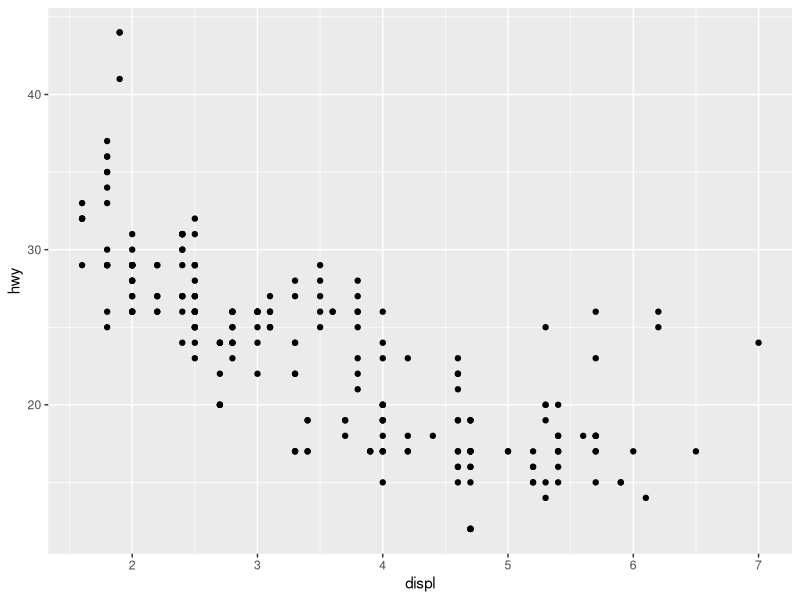
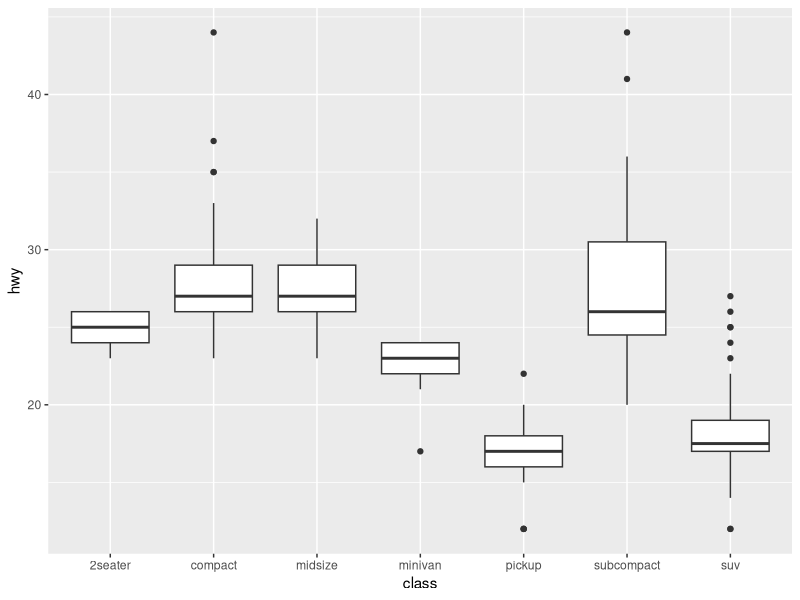
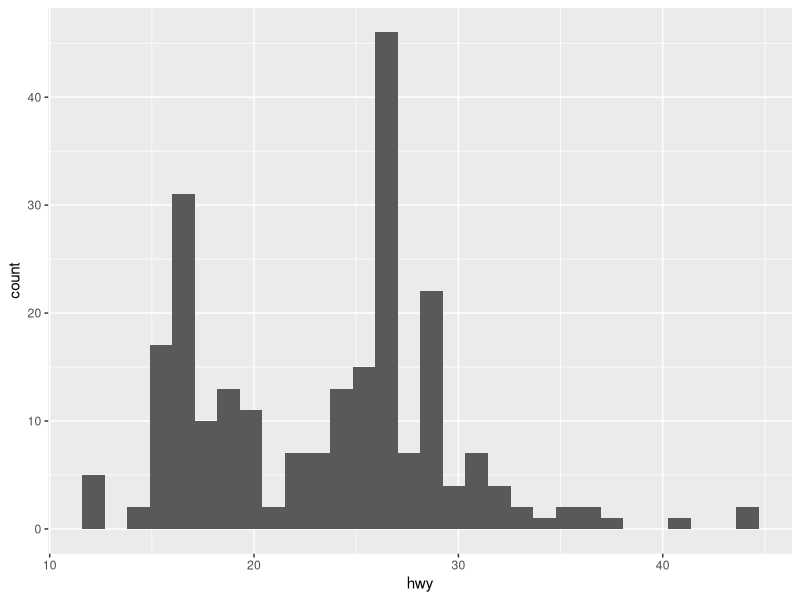
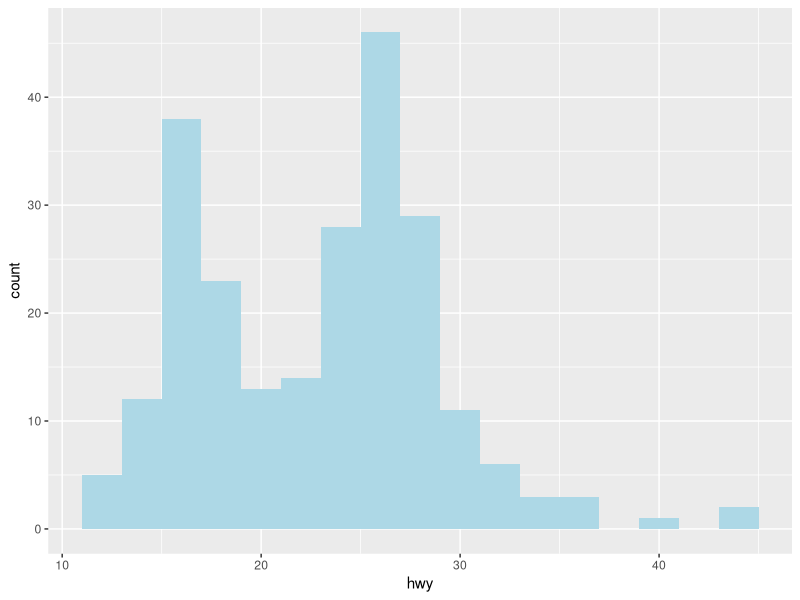
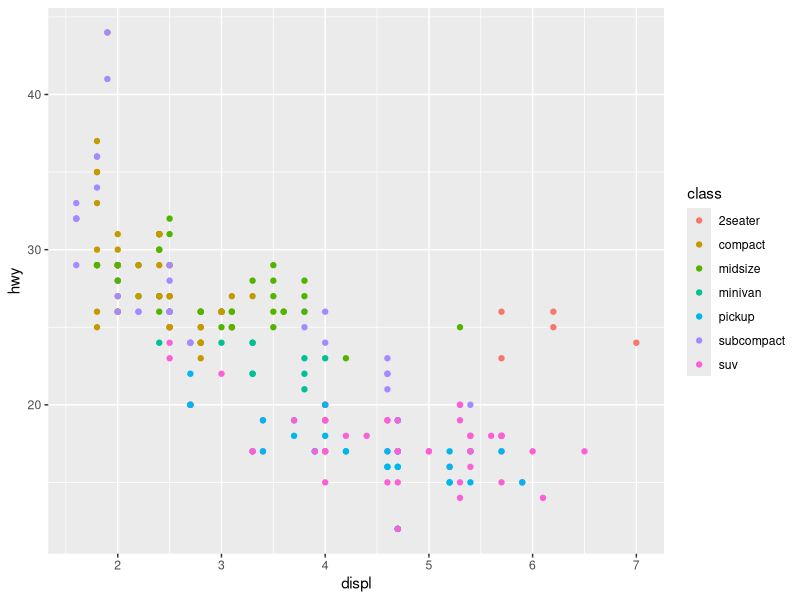
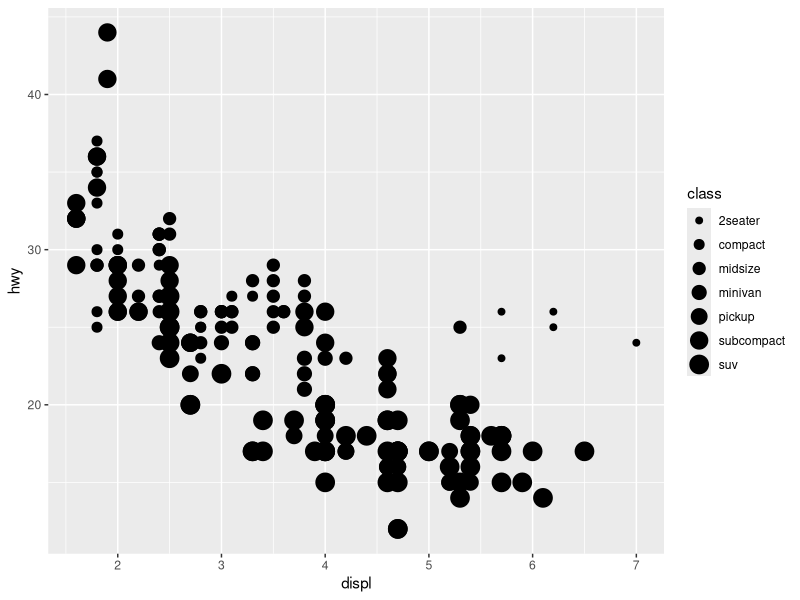
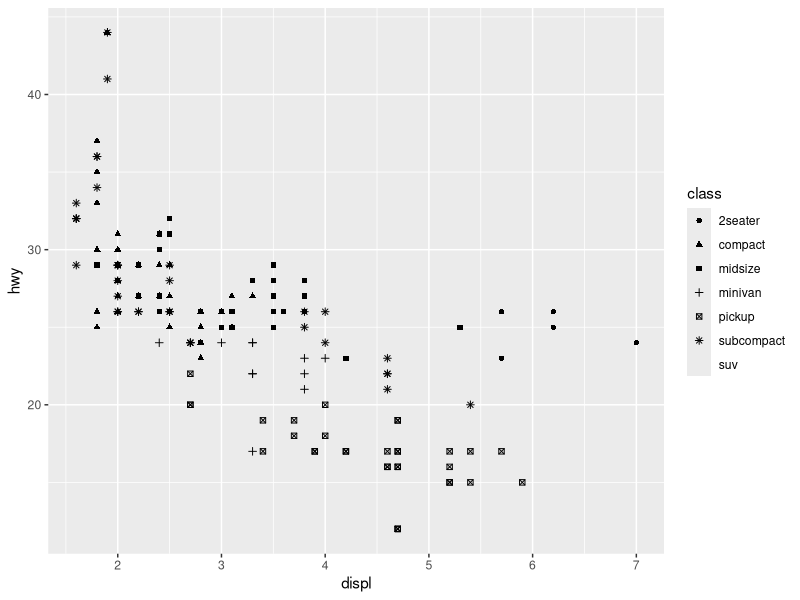
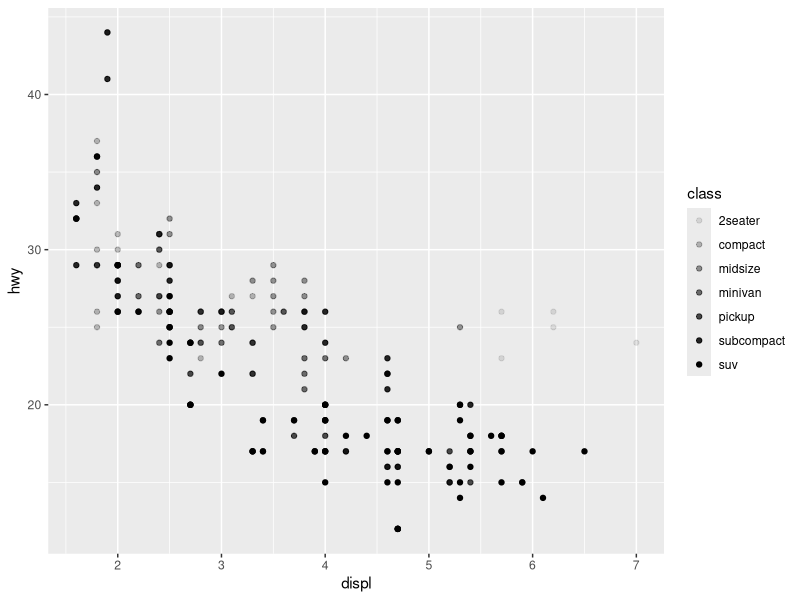

Generate these figures, in order, with R:
## ---- chunk 1
knitr::opts_chunk$set(echo = TRUE, comment="")
library(tidyverse)
## ---- chunk 2
mpg
## ---- chunk 3
ggplot(data = mpg) +
  geom_point(mapping = aes(x = displ, y = hwy))
## ---- chunk 4
ggplot(data = mpg) +
  geom_boxplot(mapping = aes(x = class, y = hwy))
## ---- chunk 5
ggplot(data = mpg) +
  geom_histogram(mapping = aes(x = hwy))
## ---- chunk 6
ggplot(data = mpg) +
  geom_histogram(mapping = aes(x = hwy), binwidth = 2, fill="light blue")
## ---- chunk 7
ggplot(data = mpg) +
  geom_point(mapping = aes(x = displ, y = hwy, color = class))
## ---- chunk 8
ggplot(data = mpg) +
  geom_point(mapping = aes(x = displ, y = hwy, size = class))
## ---- chunk 9
ggplot(data = mpg) +
  geom_point(mapping = aes(x = displ, y = hwy, shape = class))
## ---- chunk 10
ggplot(data = mpg) +
  geom_point(mapping = aes(x = displ, y = hwy, alpha = class))
## ---- chunk 11
ggplot(data = mpg) +
  geom_point(mapping = aes(x = displ, y = hwy, color = class), alpha=0.2)
## ---- chunk 12
# Makes a plot that the commands below will modify
q <- ggplot(mpg) + geom_point(aes(x = displ, y = hwy))

q + facet_grid(. ~ cyl)
q + facet_grid(drv ~ .)
q + facet_grid(drv ~ cyl)
q + facet_wrap(~ class)
## ---- chunk 13

## ---- chunk 14
ggplot(mpg) + 
  geom_point(aes(displ, hwy)) +
  geom_smooth(aes(displ, hwy))
